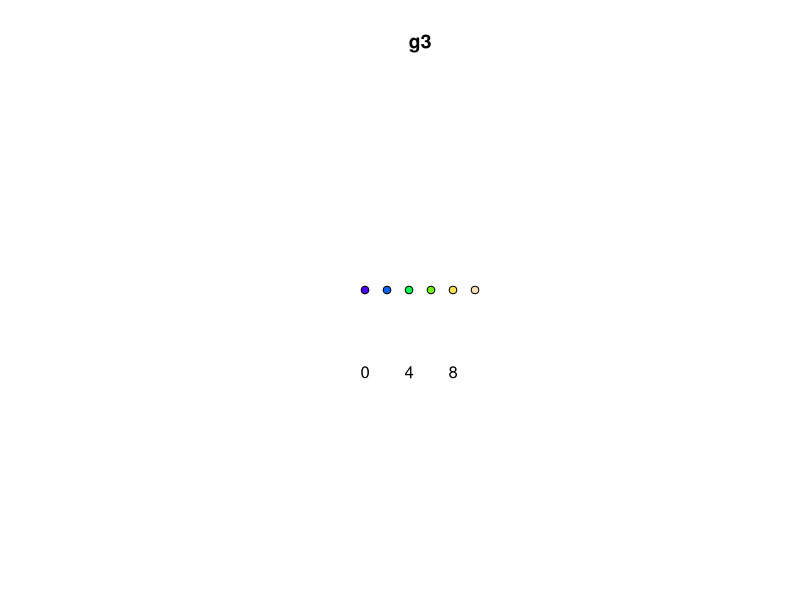

Generate this figure with R:
library(spatstat)


### Name: symbolmap
### Title: Graphics Symbol Map
### Aliases: symbolmap
### Keywords: spatial hplot

### ** Examples

  g <- symbolmap(inputs=letters[1:10], pch=11:20)

  g1 <- symbolmap(range=c(0,100), size=function(x) x/50)

  g2 <- symbolmap(shape=function(x) ifelse(x > 0, "circles", "squares"),
                    size=function(x) sqrt(ifelse(x > 0, x/pi, -x)),
                    bg = function(x) ifelse(abs(x) < 1, "red", "black"))

  colmap <- colourmap(topo.colors(20), range=c(0,10))
  g3 <- symbolmap(pch=21, bg=colmap, range=c(0,10))
  plot(g3)
